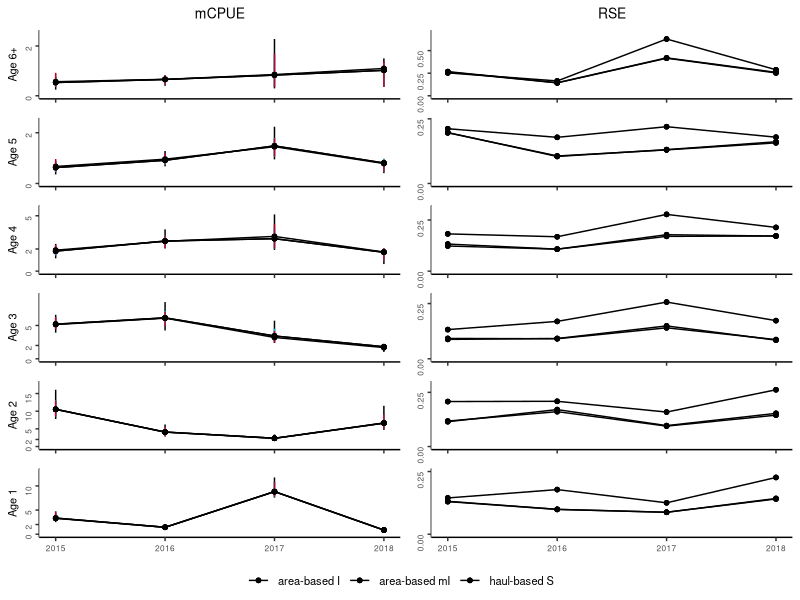
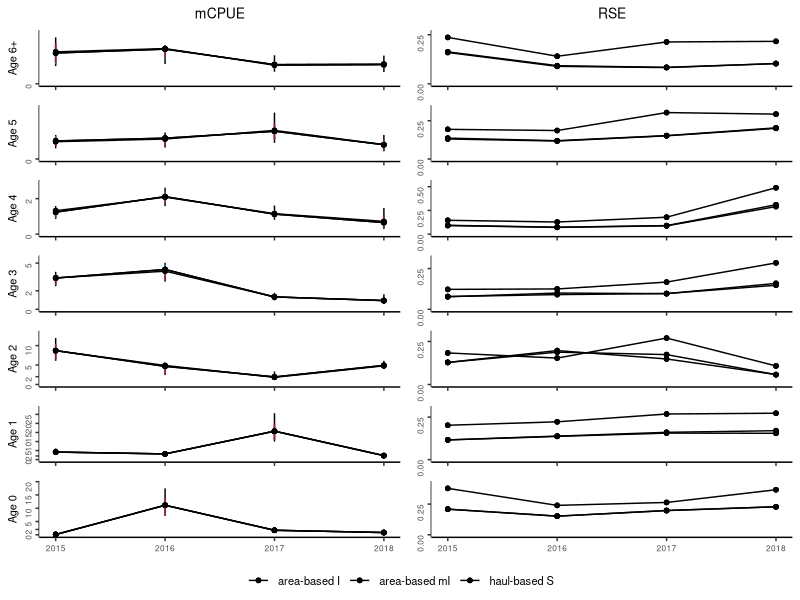
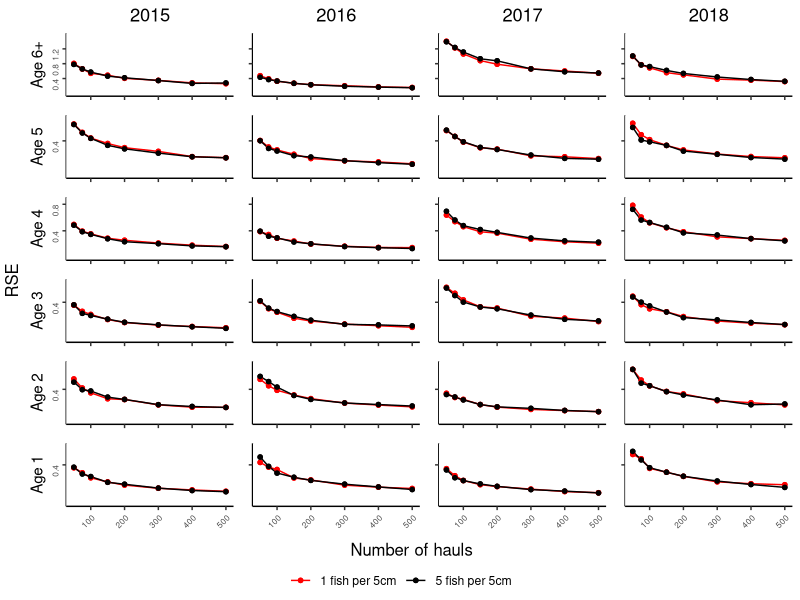
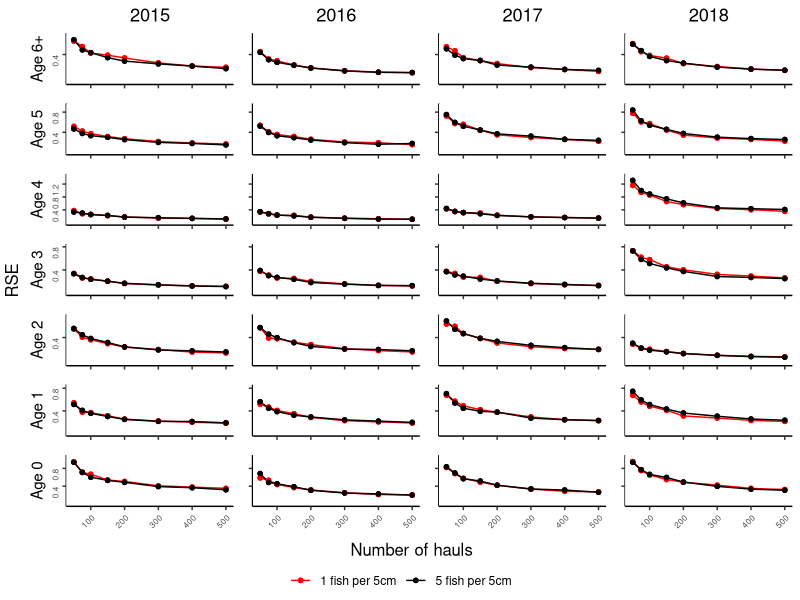
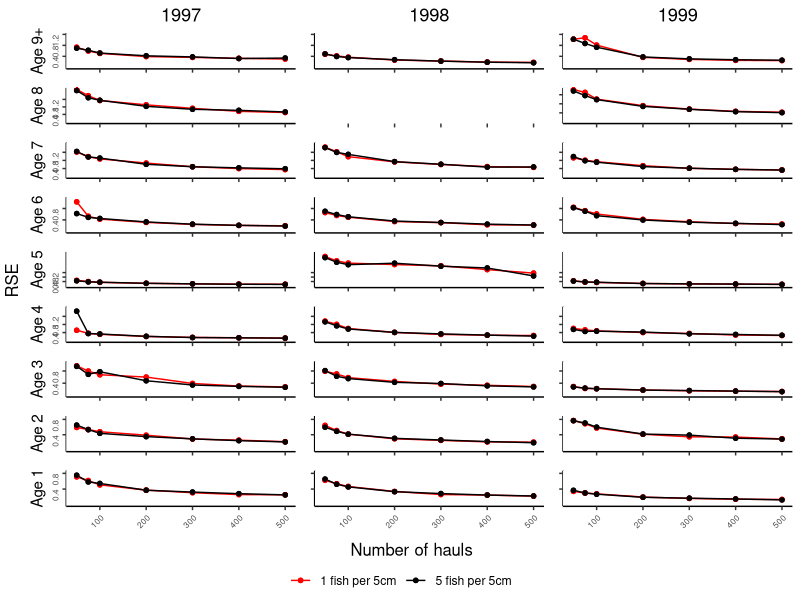
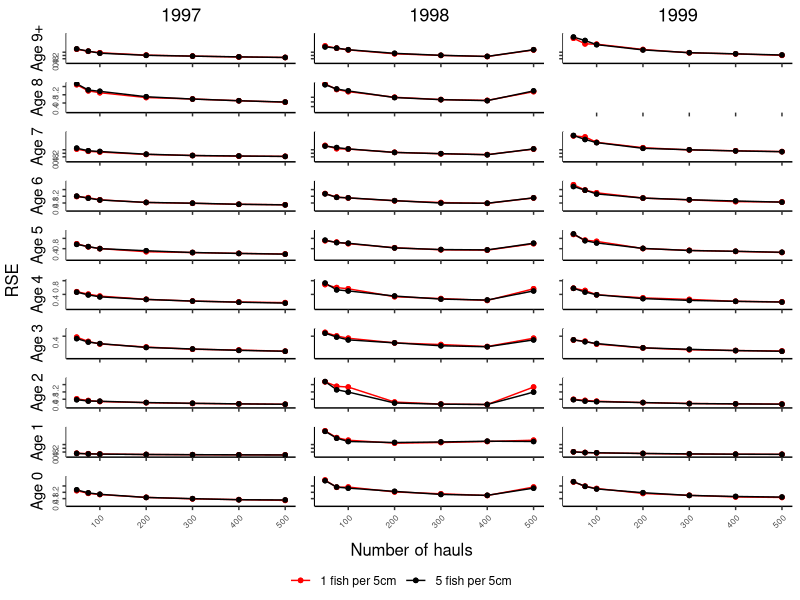

Recreate these plots in R, in order.
#
# Example of tabulated plot inspired by Gerritsen et al. 2006
#

library(ggplot2)
library(grid)
library(gridExtra)
library(egg)

#' @noRd
makeColorMap <- function(columns, color){
  colors <- as.list(rep(color, length(columns)))
  names(colors) <- columns
  return(colors)
}

#' @noRd
panelPlotOverlay <- function(plotData, columnGroups, xVariable, yVariable, yVariableUpper, yVariableLower, xlimrow, ylimcol, showX=F, showY=F, ylabel="", basetheme=NULL, titletext="", pointcol=NULL, linecol=NULL, errorcol=NULL, tickmarks=NULL){

  panelplot <- ggplot(plotData, aes_string(x=xVariable, y=yVariable)) + xlim(xlimrow) + ylab(ylabel) + ylim(ylimcol)

  cols <- unique(plotData[,columnGroups])
  for (col in cols){
    colData <- plotData[plotData[,columnGroups] == col,]
    if (!is.null(yVariableUpper) & !is.null(yVariableLower)){
      panelplot <- panelplot + geom_linerange(data=colData, aes_string(ymin=yVariableLower, ymax=yVariableUpper), color=errorcol[[col]])
    }
    #points and lines
    if (nrow(colData) == 0){
      panelplot <- panelplot + geom_blank()
    }
    else{
      panelplot <- panelplot + geom_line(data=colData, aes_string(color=columnGroups)) + scale_color_manual(values = unlist(linecol)) + geom_point(shape=20, size=2, aes_string(color=columnGroups)) + scale_color_manual(values = unlist(pointcol))
    }

    if (!is.null(title) & col == cols[1]){
      panelplot <- panelplot + ggtitle(titletext)
    }

  }

  panelplot <- panelplot + basetheme()
  panelplot <- panelplot + theme(panel.grid.minor = element_blank(), panel.grid.major = element_blank())
  if (!is.null(tickmarks)){
    panelplot <- panelplot + scale_y_continuous(breaks=tickmarks, limits = ylimcol)
  }
  if (!showX){
    panelplot <- panelplot + theme(axis.title.x = element_blank(), axis.text.x=element_blank())
  }
  else{
    panelplot <- panelplot + theme(axis.title.x = element_blank())
  }

  if (!showY){
    panelplot <- panelplot + theme(axis.title.y = element_blank(), axis.text.y=element_blank())
  }

  return(panelplot)
}


#' Table plot
#' @description
#'  makes a tabulated plot of estimates grouped by two covariates, one for columns, one for rows. axes of all plots are the same variables.
#' @details
#' @param data data.table() with data, must contain columns identified by parameters 'columnGroups', 'rowGroups', 'xVariable' and 'yVariable'
#' @param columnGroups character() identifies column in data that identifies the grouping used for columns in the plot
#' @param rowGRoups character() identifies column in data that identifies the grouping used for rows in the plot
#' @param xVariable character() identifies column in data containting variable to be used for x-axis
#' @param yVariable character() identifies column in data containing variable to be used for y-axis
#' @param overlayGroups character() identifies column in data specifying the groups to be overlayed
#' @param ylab character(), optional, label for y-axis, if not provided 'yVariable' will be used.
#' @param ymin numeric(), optional, lower bounds of y axis, if not NULL y axis will be adopted to data for each column
#' @param ymax numeric(), optional, upper bounds of y axis, if not provided y axis will be adopted to data for each column
#' @param xlim vector, optional, lower and upper bounds of x axis, if not provided y axis will be adapted to data for each row
#' @param pointcol character() or named list mapping the values in data[,columnGroups] to colors, color of points in plots
#' @param linecol character() or named list mapping the values in data[,columnGroups] to colors color of connecting lines in plots
#' @param errorcol character() or named list mapping the values in data[,columnGroups] to colors color of error bars
#' @param tickmarks numeric() specifies tickmarks for y-axis
#' @param basetheme ggplot2 - theme function to use for plotting. Default adjusts y-axis label alignments to account for variable width of tick-labels.
#' @param reverseX logical() whether to reverse X axes
#' @param hLineCol character() specify any column that should be used for horisontal reference lines
stackedPanelsOverlay <- function(data, columnGroups, rowGroups, xVariable, yVariable, overlayGroups, ylab=NULL, xlab=NULL, xlim=NULL, ymin=0, ymax=NULL, pointcol="black", linecol="#cb181d", errorcol="#cb181d", tickmarks=NULL, basetheme=function(x){ggplot2::theme_classic() + theme(plot.title = element_text(hjust = 0.5), axis.text.y = element_text(angle = 90, hjust = 1, size=6))}, reverseX=F, hLineCol=NULL){

  if(is.numeric(columnGroups) | is.numeric(rowGroups)){
    stop("ColumnGroups and rowGroups can not be numeric variables. Covert with as.character()")
  }

  if (!all(c(columnGroups, rowGroups, xVariable, yVariable) %in% names(data))){
    stop("Some arguments (columnGroups, rowGroups, xVariable, yVariable) not found in data.")
  }

  if (any(is.na(data[,c(columnGroups, rowGroups, xVariable)]))){
    stop("NAs in grouping variables or x variable")
  }

  if (is.null(ylab)){
    ylab <- yVariable
  }

  if (is.null(xlab)){
    xlab <- xVariable
  }

  rows <- sort(unique(unlist(data[,rowGroups])), decreasing = T)
  cols <- sort(unique(unlist(data[,columnGroups])))
  og <- sort(unique(unlist(data[,overlayGroups])))
  if (is.character(linecol)){
    linecol <- makeColorMap(og, linecol)
  }
  if (is.character(pointcol)){
    pointcol <- makeColorMap(og, pointcol)
  }
  if (is.character(errorcol)){
    errorcol <- makeColorMap(og, errorcol)
  }

  panels <- list()
  for (row in rows){

    #determine ylims if necessary
    minvar <- yVariable
    miny <- ymin
    if (is.null(miny)){
      miny <- min(data[data[,rowGroups] == row,minvar])
      miny <- miny - abs(miny) * .1
    }

    maxvar <- yVariable
    maxy <- ymax
    if (is.null(maxy)){
      maxy <- max(data[data[,rowGroups] == row,maxvar])
      maxy <- maxy + abs(maxy) * .1
    }
    ylimcol <- c(miny, maxy)

    for (col in cols){
      xlimrow <- xlim
      if (is.null(xlimrow)){
        xlimrow <- c(min(data[data[,columnGroups] == col,xVariable]), max(data[data[,columnGroups] == col,xVariable]))
      }

      title <- NULL
      if (row == rows[1]){
        title = col
      }

      plotdata <- data[data[,columnGroups] == col & data[,rowGroups] == row,]

      referenceline <- NULL
      if (!is.null(hLineCol)){
        stopifnot(length(unique(unlist(plotdata[,hLineCol])))==1)
        referenceline <- unlist(plotdata[,hLineCol])[1]
      }

      panel <- panelPlotOverlay(plotdata, overlayGroups, xVariable, yVariable, yVariableUpper=NULL, yVariableLower=NULL, xlimrow, ylimcol, showX=(row == rows[length(rows)]), showY=(col == cols[1]), ylabel=row, basetheme=basetheme, title=title, pointcol=pointcol, linecol=linecol, errorcol=errorcol, tickmarks=tickmarks)
      panel <- panel + theme(legend.position="none")
      panels[[paste(row, col, sep="/")]] <- panel

    }
  }

  g <- ggplotGrob(panels[[1]] + theme(legend.position="bottom", legend.title = element_blank()))$grobs
  legend <- g[[which(sapply(g, function(x) x$name) == "guide-box")]]
  lheight <- sum(legend$height)
  grid.arrange(
    ggarrange(
      plots=panels,
      nrow=length(rows),
      left=ylab,
      bottom=xlab,draw=F
    ),
    legend,
    ncol = 1,
    heights = unit.c(unit(1, "npc") - lheight, lheight))
}

#' Makes Two column plot-table
#' Same x-axis, and row-categories, but two different y-axis for the different groups.
#' values for each of the column groups are plotted on top of each other in the column to the right for yvariable1
#' values for each of the column groups are plotted on top of each other in the column to the left for yvariable2
overlayedColumnPlot <- function(data, columnGroups, rowGroups, xVariable, yVariable1, yVariable2, yVariable1Lower=NULL, yVariable1Upper=NULL, yVariable2Lower=NULL, yVariable2Upper=NULL, ylab1=NULL, ylab2=NULL, xlab=NULL, xlim=NULL, ymin1=0, ymin2=0, ymax1=NULL, ymax2=NULL, pointcol="black", linecol="#cb181d", errorcol="#cb181d", tickmarksY1=NULL, tickmarksY2=NULL, basetheme=function(x){ggplot2::theme_classic() + theme(plot.title = element_text(hjust = 0.5, size=10), axis.title.y = element_text(size=8), axis.text.y = element_text(angle = 90, hjust = 1, size=6), axis.text.x=element_text(size=6), legend.text = element_text(size=8))}){
  if(is.numeric(columnGroups) | is.numeric(rowGroups)){
    stop("ColumnGroups and rowGroups can not be numeric variables. Covert with as.character()")
  }

  if (!all(c(columnGroups, rowGroups, xVariable, yVariable1, yVariable2) %in% names(data))){
    stop("Some arguments (columnGroups, rowGroups, xVariable, yVariable1, yvaraible2) not found in data.")
  }

  if (any(is.na(data[,c(columnGroups, rowGroups, xVariable)]))){
    stop("NAs in grouping variables or x variable")
  }

  if (is.null(yVariable1Upper) + is.null(yVariable1Lower) == 1){
    stop("Provide either both yVariableUpper and yVariableLower, or neither of them")
  }
  if (is.null(yVariable2Upper) + is.null(yVariable2Lower) == 1){
    stop("Provide either both yVariableUpper and yVariableLower, or neither of them")
  }

  if (is.null(ylab1)){
    ylab1 <- yVariable1
  }
  if (is.null(ylab2)){
    ylab2 <- yVariable2
  }

  if (is.null(xlab)){
    xlabel <- xVariable
  }
  else{
    xlabel <- xlab
  }

  rows <- sort(unique(unlist(data[,rowGroups])), decreasing = T)
  cols <- sort(unique(unlist(data[,columnGroups])))

  if (is.character(linecol)){
    linecol <- makeColorMap(cols, linecol)
  }
  if (is.character(pointcol)){
    pointcol <- makeColorMap(cols, pointcol)
  }
  if (is.character(errorcol)){
    errorcol <- makeColorMap(cols, errorcol)
  }

  panels <- list()
  for (row in rows){

    #determine ylims for yVariable1 if necessary
    minvar1 <- yVariable1
    if (!is.null(yVariable1Lower)){
      minvar1 <- yVariable1Lower
    }
    miny1 <- ymin1
    if (is.null(miny1)){
      miny1 <- min(data[data[,rowGroups] == row,minvar1])
      miny1 <- miny1 - abs(miny1) * .1
    }

    maxvar1 <- yVariable1
    if (!is.null(yVariable1Upper)){
      maxvar1 <- yVariable1Upper
    }
    maxy1 <- ymax1
    if (is.null(maxy1)){
      maxy1 <- max(data[data[,rowGroups] == row,maxvar1])
      maxy1 <- maxy1 + abs(maxy1) * .1
    }
    ylim1col <- c(miny1, maxy1)


    #determine ylims for yVariable2 if necessary
    minvar2 <- yVariable2
    if (!is.null(yVariable2Lower)){
      minvar2 <- yVariable2Lower
    }
    miny2 <- ymin2
    if (is.null(miny2)){
      miny2 <- min(data[data[,rowGroups] == row,minvar2])
      miny2 <- miny2 - abs(miny2) * .1
    }

    maxvar2 <- yVariable2
    if (!is.null(yVariable2Upper)){
      maxvar2 <- yVariable2Upper
    }
    maxy2 <- ymax2
    if (is.null(maxy2)){
      maxy2 <- max(data[data[,rowGroups] == row,maxvar2])
      maxy2 <- maxy2 + abs(maxy2) * .1
    }
    ylim2col <- c(miny2, maxy2)

    #get x-axis and title params
    xlimrow <- xlim
    if (is.null(xlimrow)){
      xlimrow <- c(min(data[,xVariable]), max(data[,xVariable]))
    }

    title1 <- NULL
    if (row == rows[1]){
      title1 = yVariable1
    }
    title2 <- NULL
    if (row == rows[1]){
      title2 = yVariable2
    }

    plotdata <- data[data[,rowGroups] == row,]
    #plot yvar1
    panel <- panelPlotOverlay(plotdata, columnGroups, xVariable, yVariable1, yVariable1Upper, yVariable1Lower, xlimrow, ylim1col, showX=(row == rows[length(rows)]), showY=T, ylabel=row, basetheme=basetheme, title=title1, pointcol=pointcol, linecol=linecol, errorcol=errorcol, tickmarks=tickmarksY1)
    panel <- panel + theme(legend.position="none")
    panels[[paste(row, "yvar1", sep="/")]] <- panel

    #plot yvar2
    panel <- panelPlotOverlay(plotdata, columnGroups, xVariable, yVariable2, yVariable2Upper, yVariable2Lower, xlimrow, ylim2col, showX=(row == rows[length(rows)]), showY=T, ylabel=NULL, basetheme=basetheme, title=title2, pointcol=pointcol, linecol=linecol, errorcol=errorcol, tickmarks=tickmarksY2)
    panel <- panel + theme(legend.position="none")
    panels[[paste(row, "yvar2", sep="/")]] <- panel

  }


  g <- ggplotGrob(panels[[1]] + theme(legend.position="bottom", legend.title = element_blank()))$grobs
  legend <- g[[which(sapply(g, function(x) x$name) == "guide-box")]]
  lheight <- sum(legend$height)
  grid.arrange(
    ggarrange(
      plots=panels,
      nrow=length(rows),
      left=ylab,
      bottom=xlab,draw=F
    ),
    legend,
    ncol = 1,
    heights = unit.c(unit(1, "npc") - lheight, lheight))

}

warning("Change file reference to package location")
warning("Check which CI to use")
warning("Check axis labels")


#
# compare the estimated mCPUE from the two ALKs for each age group (showing confidence intervals)
#

alkresult <- read.csv("data/ALKs_results.csv", sep=";", stringsAsFactors = F, dec = ",", na.strings = c("#N/A"))

areab <- alkresult$ALK %in% "area based"
haulb <- alkresult$ALK %in% "haul based"
alkresult[areab,5] <- "area-based"
alkresult[haulb,5] <- "haul-based"


alkresult$bs <- NULL
alkresult[alkresult$Bootstrap=="Stratified", "bs"] <- "S"
alkresult[alkresult$Bootstrap=="ICES-IBTS", "bs"] <- "I"
alkresult[alkresult$Bootstrap=="Modified-ICES", "bs"] <- "mI"
alkresult[alkresult$ALK == "area based", "ALK"] <- "area-based"
alkresult[alkresult$ALK == "haul based", "ALK"] <- "haul-based"
alkresult$ALKm <- paste(alkresult$ALK, alkresult$bs, sep=" ")
alkresult$age <- paste("Age", alkresult$age)
alkresult$RSE <- alkresult$sd / alkresult$mCPUE


estimator_colors <- list()

estimator_colors[["area-based I"]] <- "#000000"   # "#92c5de"
estimator_colors[["area-based mI"]] <-"#00BFFF"  #"#0000CD"  #"#0571b0"
estimator_colors[["haul-based S"]] <- "#ca0020"

####
# Plot 1
# Using Q1 and all years
#
#

#path= "G:/DOCUMENTS/IBTSgithub3/New-IBTS-Project/TestPackage/ices/figures/"
alkq1 <- alkresult[alkresult$Quarter=="Q1",]
alkq1 <- alkq1[alkq1$age != "Age 0",]

pdf(file = "ices/figures/ALK_Bootstrap_Plots_Edvin/mCpueRseQ1a.pdf", width=3.35, onefile = F) #85mm in inches (3.35) or 170mm (6.69 inches)
overlayedColumnPlot(data = alkq1, columnGroups = "ALKm", rowGroups = "age", xVariable = "Year", yVariable1 = "mCPUE", yVariable2 = "RSE", yVariable1Lower = "Q025", yVariable1Upper = "Q975", tickmarksY1 = c(0,2,5,10,15,20,25), tickmarksY2=c(0,.25,.5,.75,1,1.25,1.5), pointcol = "black", linecol = estimator_colors, errorcol = estimator_colors)
dev.off()

####
# Plot 2 - for supplementary
# As plot 1, but for Q3, retaining age group 0
# Using Q3 and all years
alkq3 <- alkresult[alkresult$Quarter=="Q3",]
pdf(file = "ices/figures/ALK_Bootstrap_Plots_Edvin/suppMatMcpueRseQ3.pdf", width=3.35, onefile = F) #85mm in inches
overlayedColumnPlot(data = alkq3, columnGroups = "ALKm", rowGroups = "age", xVariable = "Year", yVariable1 = "mCPUE", yVariable2 = "RSE", yVariable1Lower = "Q025", yVariable1Upper = "Q975", tickmarksY1 = c(0,2,5,10,15,20,25), tickmarksY2=c(0,.25,.5,.75,1,1.25,1.5), pointcol = "black", linecol = estimator_colors, errorcol = estimator_colors)
dev.off()


####
# Plot 7
# overlay 1 and 5 for otholith per 5 cm

resamplingCol <- list()
resamplingCol[["1 fish per 5cm"]] <- "red"
resamplingCol[["5 fish per 5cm"]] <- "black"

resamplingOtolithsAndHauls <- read.csv("OtolithsAndHauls_Results_2015_2018/OtolAndHaul_1_5_per_5cm_areaBased2015_2018.csv", sep=";", stringsAsFactors = F, na.strings=c("NA"))
oneFish <- resamplingOtolithsAndHauls$Otolith_per5cm %in% 1
fiveFish <- resamplingOtolithsAndHauls$Otolith_per5cm %in% 5
resamplingOtolithsAndHauls[oneFish,5] <- "1 fish per 5cm"
resamplingOtolithsAndHauls[fiveFish,5] <- "5 fish per 5cm"

resamplingOtolithsAndHauls$cv <- resamplingOtolithsAndHauls$sd / resamplingOtolithsAndHauls$bootstrapMean
resamplingOtolithsAndHauls$age <- paste("Age", resamplingOtolithsAndHauls$age)
resamplingOtolithsAndHauls$Year <- as.character(resamplingOtolithsAndHauls$Year)
resamplingOtolithsAndHauls$Otolith_per5cm <- as.character(resamplingOtolithsAndHauls$Otolith_per5cm)
resamplingOtolithsAndHaulsQ1 <- resamplingOtolithsAndHauls[resamplingOtolithsAndHauls$Quarter=="Q1",]
resamplingOtolithsAndHaulsQ1 <- resamplingOtolithsAndHaulsQ1[resamplingOtolithsAndHaulsQ1$age != "Age 0",]

pdf(file = "ices/figures/ALK_Bootstrap_Plots_Edvin/resamplingAgeAndHaulsQ1.pdf", width=3.35, onefile = F) #85mm in inches
stackedPanelsOverlay(data = resamplingOtolithsAndHaulsQ1, columnGroups = "Year", rowGroups = "age", xVariable = "N", yVariable = "cv", overlayGroups="Otolith_per5cm", xlab="Number of hauls", ylab="RSE", ymin=0, pointcol = resamplingCol, linecol = resamplingCol, errorcol = resamplingCol, tickmarks = c(.4,.8,1.2), basetheme=function(x){ggplot2::theme_classic() + theme(plot.title = element_text(hjust = 0.5), axis.text.y = element_text(angle = 90, hjust = 1, size=6), axis.text.x = element_text(angle = 45, hjust = 1, size=6))})
dev.off()

####
# Plot 8 - supplementary
# Like plot 7, but for Q3 and including aGE GROUP 0
resamplingOtolithsAndHaulsQ3 <- resamplingOtolithsAndHauls[resamplingOtolithsAndHauls$Quarter=="Q3",]
pdf(file = "ices/figures/ALK_Bootstrap_Plots_Edvin/suppMatResamplingAgeAndHaulsQ3.pdf", width=3.35, onefile = F) #85mm in inches
stackedPanelsOverlay(data = resamplingOtolithsAndHaulsQ3, columnGroups = "Year", rowGroups = "age", xVariable = "N", yVariable = "cv", overlayGroups="Otolith_per5cm", xlab="Number of hauls", ylab="RSE", ymin=0, pointcol = resamplingCol, linecol = resamplingCol, errorcol = resamplingCol, tickmarks = c(.4,.8,1.2), basetheme=function(x){ggplot2::theme_classic() + theme(plot.title = element_text(hjust = 0.5), axis.text.y = element_text(angle = 90, hjust = 1, size=6), axis.text.x = element_text(angle = 45, hjust = 1, size=6))})
dev.off()

####
# Plot 9  - supplementary
# Like plot 7, but for 1997 - 1999
resamplingOtolithsAndHauls <- read.csv("OtolithsAndHauls_Results_1997_1999/OtolAndHaul_1_5_per_5cm_areaBased1997_1999.csv", sep=";", stringsAsFactors = F, na.strings=c("NA"))
oneFish <- resamplingOtolithsAndHauls$Otolith_per5cm %in% 1
fiveFish <- resamplingOtolithsAndHauls$Otolith_per5cm %in% 5
resamplingOtolithsAndHauls[oneFish,6] <- "1 fish per 5cm"
resamplingOtolithsAndHauls[fiveFish,6] <- "5 fish per 5cm"

resamplingOtolithsAndHauls$cv <- resamplingOtolithsAndHauls$sd / resamplingOtolithsAndHauls$bootstrapMean
resamplingOtolithsAndHauls$age <- paste("Age", resamplingOtolithsAndHauls$age)
resamplingOtolithsAndHauls$Year <- as.character(resamplingOtolithsAndHauls$Year)
resamplingOtolithsAndHauls$Otolith_per5cm <- as.character(resamplingOtolithsAndHauls$Otolith_per5cm)
resamplingOtolithsAndHaulsQ1 <- resamplingOtolithsAndHauls[resamplingOtolithsAndHauls$Quarter=="Q1",]
resamplingOtolithsAndHaulsQ1 <- resamplingOtolithsAndHaulsQ1[resamplingOtolithsAndHaulsQ1$age != "Age 0",]

pdf(file = "ices/figures/ALK_Bootstrap_Plots_Edvin/suppMatResamplingAgeAndHaulsQ197-99.pdf", width=3.35, onefile = F) #85mm in inches
stackedPanelsOverlay(data = resamplingOtolithsAndHaulsQ1, columnGroups = "Year", rowGroups = "age", xVariable = "N", yVariable = "cv", overlayGroups="Otolith_per5cm", xlab="Number of hauls", ylab="RSE", ymin=0, pointcol = resamplingCol, linecol = resamplingCol, errorcol = resamplingCol, tickmarks = c(.4,.8,1.2), basetheme=function(x){ggplot2::theme_classic() + theme(plot.title = element_text(hjust = 0.5), axis.text.y = element_text(angle = 90, hjust = 1, size=6), axis.text.x = element_text(angle = 45, hjust = 1, size=6))})
dev.off()


####
# Plot 10  - supplementary
# Like plot 9, but for Q3 and including age group 0

resamplingOtolithsAndHaulsQ3 <- resamplingOtolithsAndHauls[resamplingOtolithsAndHauls$Quarter=="Q3",]
pdf(file = "ices/figures/ALK_Bootstrap_Plots_Edvin/suppMatResamplingAgeAndHaulsQ397-99.pdf", width=3.35, onefile = F) #85mm in inches
stackedPanelsOverlay(data = resamplingOtolithsAndHaulsQ3, columnGroups = "Year", rowGroups = "age", xVariable = "N", yVariable = "cv", overlayGroups="Otolith_per5cm", xlab="Number of hauls", ylab="RSE", ymin=0, pointcol = resamplingCol, linecol = resamplingCol, errorcol = resamplingCol, tickmarks = c(.4,.8,1.2), basetheme=function(x){ggplot2::theme_classic() + theme(plot.title = element_text(hjust = 0.5), axis.text.y = element_text(angle = 90, hjust = 1, size=6), axis.text.x = element_text(angle = 45, hjust = 1, size=6))})
dev.off()
